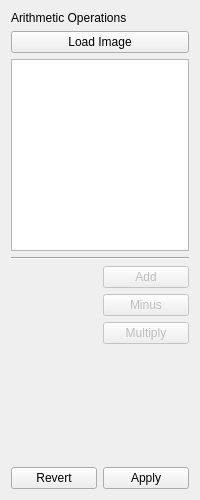
<?xml version="1.0" encoding="UTF-8"?>
<ui version="4.0">
 <class>ArithmeticInspector</class>
 <widget class="QWidget" name="ArithmeticInspector">
  <property name="geometry">
   <rect>
    <x>0</x>
    <y>0</y>
    <width>200</width>
    <height>500</height>
   </rect>
  </property>
  <property name="minimumSize">
   <size>
    <width>200</width>
    <height>0</height>
   </size>
  </property>
  <property name="maximumSize">
   <size>
    <width>200</width>
    <height>16777215</height>
   </size>
  </property>
  <property name="windowTitle">
   <string>Form</string>
  </property>
  <layout class="QVBoxLayout" name="verticalLayout">
   <item>
    <layout class="QGridLayout" name="gridLayout">
     <item row="9" column="0" colspan="2">
      <spacer name="verticalSpacer">
       <property name="orientation">
        <enum>Qt::Vertical</enum>
       </property>
       <property name="sizeHint" stdset="0">
        <size>
         <width>20</width>
         <height>40</height>
        </size>
       </property>
      </spacer>
     </item>
     <item row="5" column="0" colspan="2">
      <widget class="Line" name="line">
       <property name="orientation">
        <enum>Qt::Horizontal</enum>
       </property>
      </widget>
     </item>
     <item row="3" column="0" colspan="2">
      <widget class="QPushButton" name="loadImageButton">
       <property name="sizePolicy">
        <sizepolicy hsizetype="Minimum" vsizetype="Minimum">
         <horstretch>0</horstretch>
         <verstretch>0</verstretch>
        </sizepolicy>
       </property>
       <property name="text">
        <string>Load Image</string>
       </property>
      </widget>
     </item>
     <item row="4" column="0" colspan="2">
      <widget class="QGraphicsView" name="operationImageGraphicsView">
       <property name="enabled">
        <bool>true</bool>
       </property>
       <property name="sizePolicy">
        <sizepolicy hsizetype="Minimum" vsizetype="MinimumExpanding">
         <horstretch>0</horstretch>
         <verstretch>0</verstretch>
        </sizepolicy>
       </property>
       <property name="maximumSize">
        <size>
         <width>16777215</width>
         <height>16777215</height>
        </size>
       </property>
      </widget>
     </item>
     <item row="6" column="1">
      <widget class="QPushButton" name="addButton">
       <property name="enabled">
        <bool>false</bool>
       </property>
       <property name="text">
        <string>Add</string>
       </property>
      </widget>
     </item>
     <item row="7" column="1">
      <widget class="QPushButton" name="minusButton">
       <property name="enabled">
        <bool>false</bool>
       </property>
       <property name="text">
        <string>Minus</string>
       </property>
      </widget>
     </item>
     <item row="8" column="1">
      <widget class="QPushButton" name="multiplyButton">
       <property name="enabled">
        <bool>false</bool>
       </property>
       <property name="text">
        <string>Multiply</string>
       </property>
      </widget>
     </item>
     <item row="2" column="0" colspan="2">
      <widget class="QLabel" name="arithmeticLabel">
       <property name="text">
        <string>Arithmetic Operations</string>
       </property>
      </widget>
     </item>
    </layout>
   </item>
   <item>
    <layout class="QHBoxLayout" name="BottomButtonsLayout">
     <item>
      <widget class="QPushButton" name="revertPushButton">
       <property name="text">
        <string>Revert</string>
       </property>
      </widget>
     </item>
     <item>
      <widget class="QPushButton" name="applyPushButton">
       <property name="text">
        <string>Apply</string>
       </property>
      </widget>
     </item>
    </layout>
   </item>
  </layout>
 </widget>
 <resources/>
 <connections/>
</ui>
